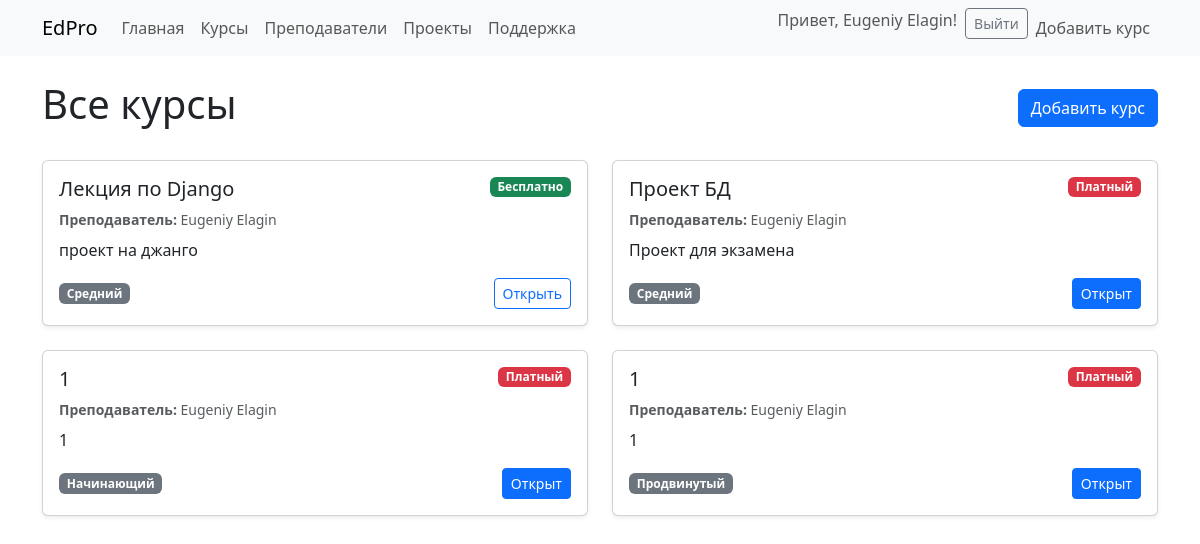
The page /courses/ (signed in) on the database its author committed.
### main/models.py (models this page shows, shortened)
class Course(models.Model):
    LEVEL_CHOICES = [
        ('beginner', 'Начинающий'),
        ('intermediate', 'Средний'),
        ('advanced', 'Продвинутый'),
    ]
    title = models.CharField(max_length=200)
    description = models.TextField()
    tutor = models.ForeignKey(Tutor, on_delete=models.CASCADE, related_name='courses')
    price = models.DecimalField(max_digits=10, decimal_places=2)
    level = models.CharField(max_length=20, choices=LEVEL_CHOICES)
    is_free = models.BooleanField(default=False)
    created_at = models.DateTimeField(auto_now_add=True)

class Tutor(models.Model):
    user = models.OneToOneField(User, on_delete=models.CASCADE, related_name='tutor_profile')
    bio = models.TextField(max_length=1000, blank=True)
    expertise = models.CharField(max_length=200)

### main/views.py (the view)
# urls.py: path('courses/', views.CourseListView.as_view(), name='courses'),
class CourseListView(ListView):
    model = Course
    template_name = 'main/courses.html'
    context_object_name = 'courses'
    def get_context_data(self, **kwargs):
        context = super().get_context_data(**kwargs)
        if self.request.user.is_authenticated:
            enrolled_ids = Enrollment.objects.filter(
                student=self.request.user
            ).values_list('course_id', flat=True)
            context['enrolled_course_ids'] = set(enrolled_ids)
        else:
            context['enrolled_course_ids'] = set()
        return context

### main/context_processors.py (called while the page is built)
def user_role(request):
    if request.user.is_authenticated:
        is_tutor = hasattr(request.user, 'tutor_profile')
    else:
        is_tutor = False
    return {'is_tutor': is_tutor}

### main/templates/main/courses.html (shortened to what this page needs)
{% extends "base.html" %}
{% block content %}
<div class="d-flex justify-content-between align-items-center mb-4">
    <h1>Все курсы</h1>
    {% if is_tutor %}
        <a href="{% url 'create_course' %}" class="btn btn-primary">Добавить курс</a>
    {% endif %}
</div>
{% if courses %}
    <div class="row row-cols-1 row-cols-md-2 g-4">
        {% for course in courses %}
        <div class="col">
            <div class="card h-100 shadow-sm">
                <div class="card-body d-flex flex-column">
                    <div class="d-flex justify-content-between align-items-start mb-2">
                        <h5 class="card-title mb-0">{{ course.title }}</h5>
                        {% if course.is_free %}
                            <span class="badge bg-success">Бесплатно</span>
                        {% else %}
                            <span class="badge bg-danger">Платный</span>
                        {% endif %}
                    </div>
                    <p class="card-text text-muted small mb-2">
                        <strong>Преподаватель:</strong> {{ course.tutor.user.get_full_name|default:course.tutor.user.username }}
                    </p>
                    <p class="card-text mb-3">{{ course.description|truncatewords:30 }}</p>
                    <div class="mt-auto d-flex justify-content-between align-items-center">
                        <span class="badge bg-secondary">{{ course.get_level_display }}</span>
                        {% if course.is_free %}
                            <a href="{% url 'course_detail' course.id %}" class="btn btn-outline-primary btn-sm">Открыть</a>
                        {% else %}
                            {% if course.id in enrolled_course_ids %}
                                <a href="{% url 'course_detail' course.id %}" class="btn btn-primary btn-sm">Открыт</a>
                            {% elif user.is_authenticated %}
                                <a href="{% url 'enroll_in_course' course.id %}" class="btn btn-success btn-sm">Записаться</a>
                            {% else %}
                                <a href="{% url 'login' %}" class="btn btn-secondary btn-sm">Войти</a>
                            {% endif %}
                        {% endif %}
                    </div>
                </div>
            </div>
        </div>
        {% endfor %}
    </div>
{% else %}
    <div class="alert alert-info">
        Курсы ещё не добавлены. Станьте преподавателем и создайте первый курс!
    </div>
{% endif %}
{% endblock %}

### templates/base.html (shortened to what this page needs)
<!DOCTYPE html>
<html lang="ru">
<head>
    <link href="https://cdn.jsdelivr.net/npm/bootstrap@5.3.0/dist/css/bootstrap.min.css" rel="stylesheet">
</head>
<body>
<nav class="navbar navbar-expand-lg navbar-light bg-light">
  <div class="container">
    <a class="navbar-brand" href="{% url 'home' %}">EdPro</a>
    <div class="collapse navbar-collapse" id="navbarNav">
      <ul class="navbar-nav me-auto">
        <li class="nav-item"><a class="nav-link" href="{% url 'home' %}">Главная</a></li>
        <li class="nav-item"><a class="nav-link" href="{% url 'courses' %}">Курсы</a></li>
        <li class="nav-item"><a class="nav-link" href="{% url 'tutors' %}">Преподаватели</a></li>
        <li class="nav-item"><a class="nav-link" href="{% url 'projects' %}">Проекты</a></li>
        <li class="nav-item"><a class="nav-link" href="{% url 'support' %}">Поддержка</a></li>
      </ul>
      <ul class="navbar-nav ms-auto">
        {% if user.is_authenticated %}
          <li class="nav-item">
            <span class="navbar-text me-2">Привет, {{ user.get_full_name|default:user.username }}!</span>
          </li>
          <li class="nav-item">
            <form method="post" action="{% url 'logout' %}" style="display: inline;">
              <button type="submit" class="btn btn-outline-secondary btn-sm">Выйти</button>
            </form>
          </li>
          {% if is_tutor %}
            <li class="nav-item">
              <a class="nav-link btn btn-outline-primary btn-sm" href="{% url 'create_course' %}">Добавить курс</a>
            </li>
          {% endif %}
        {% endif %}
      </ul>
    </div>
  </div>
</nav>
<div class="container mt-4">
  {% block content %}
  {% endblock %}
</div>
</body>
</html>

### rows shown on the page
Course: title "Лекция по Django", is_free "Бесплатно", tutor.user.get_full_name "Eugeniy Elagin", description "проект на джанго", level "Средний"
Course: title "Проект БД", is_free "Платный", tutor.user.get_full_name "Eugeniy Elagin", description "Проект для экзамена", level "Средний"
Course: title "1", is_free "Платный", tutor.user.get_full_name "Eugeniy Elagin", description "1", level "Начинающий"
Course: title "1", is_free "Платный", tutor.user.get_full_name "Eugeniy Elagin", description "1", level "Продвинутый"

### other values the page prints
{{ user.get_full_name|default:user.username }} "Eugeniy Elagin"
